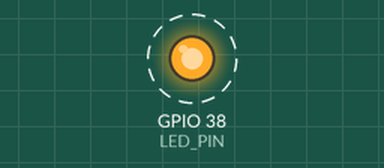
This program was run on a simulated ESP32-S3. On the bench: output pins drawn as LEDs (lit = HIGH). Dashed ring = blinking. What the program prints to the serial monitor is not drawn.

Above: at 5.2 s.
Timing chart, 0 to 8.0 s (numbered marks = the images above):
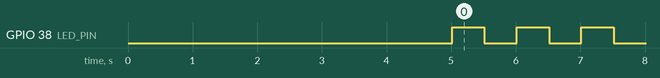

Measured:
- by itself, GPIO 38 (LED_PIN): alternates HIGH for 0.50 s and LOW for 0.50 s

The program:

main.cpp
```cpp
#include <Arduino.h>

// Olimex ESP32-S3-DevKit-LiPo: green user LED on GPIO38
constexpr uint8_t LED_PIN = 38;

// 1 Hz blink -> 1000 ms period -> 500 ms ON, 500ms OFF
constexpr uint32_t HALF_PERIOD_MS = 500;

void setup() {
  pinMode(LED_PIN, OUTPUT);
  digitalWrite(LED_PIN, LOW);

  // With ARDUINO_USB_CDC_ON_BOOT=0
  // "Serial" is UART0, which goes to the USB-UART connector.
  Serial.begin(115200);
  delay(5000);

    Serial.println("\n--- ESP Hardware Info------------------");

    // Display ESP Information
    Serial.printf("Chip ID: %s\n", ESP.getChipModel()); // Get the 24-bit chip ID
    Serial.printf("CPU Frequency: %lu MHz\n", ESP.getCpuFreqMHz()); // Get CPU frequency
    Serial.printf("SDK Version: %s\n", ESP.getSdkVersion()); // Get SDK version

    // Get and print flash memory information
    Serial.printf("Flash Chip Size: %lu bytes\n", ESP.getFlashChipSize()); // Get total flash size

    // Get and print SRAM memory information
    Serial.printf("Internal free Heap at setup: %ld bytes\n", ESP.getFreeHeap());
    if(psramFound()){
        Serial.printf("Total PSRAM Size: %ld bytes\n", ESP.getPsramSize());
        Serial.printf("PSRAM free:  %lu bytes\n", ESP.getFreePsram());
    } else {
         Serial.print("No PSRAM found");
    }

  Serial.println();
  Serial.println("ESP32-S3-DevKit-LiPo: blinking LED on GPIO38 at 1 Hz");
}

void loop() {
  static uint32_t lastToggle = 0;
  static bool ledOn = false;
  static uint32_t count = 0;

  uint32_t now = millis();
  if (now - lastToggle >= HALF_PERIOD_MS) {
    lastToggle = now;
    ledOn = !ledOn;
    digitalWrite(LED_PIN, ledOn ? HIGH : LOW);

    // Print a heartbeat once per 10 second (every 10 full blinks)
    if (ledOn && (++count % 10 == 0)) {
      Serial.printf("Uptime: %lu s\n", (unsigned long)(now / 1000));
    }
  }
}
```
